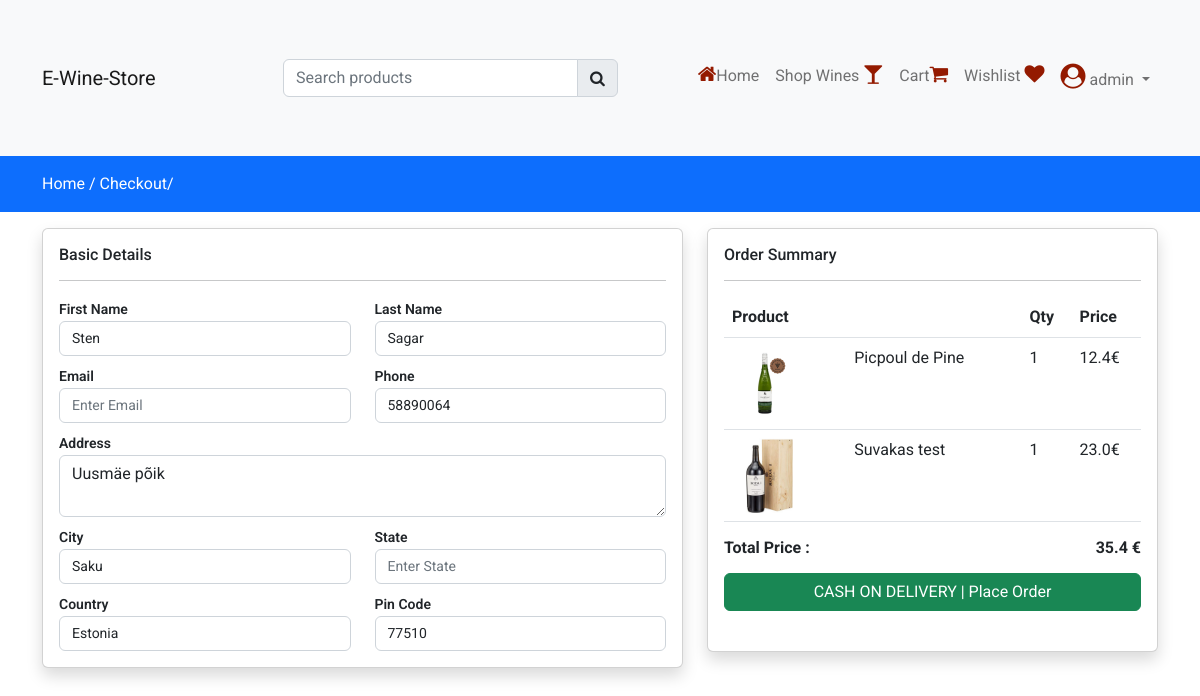
Page /checkout (signed in) on the committed database.
### store/models.py (models this page shows, shortened)
class Profile(models.Model):
    user = models.OneToOneField(User, on_delete=models.CASCADE)
    phone = models.CharField(max_length=50, null=False)
    address = models.TextField(null=False)
    city = models.CharField(max_length=150, null=False)
    country = models.CharField(max_length=150, null=False)
    pincode = models.CharField(max_length=150, null=False)
    created_at = models.DateTimeField(auto_now_add=True)

class Cart(models.Model):
    user = models.ForeignKey(User, on_delete=models.CASCADE)
    product = models.ForeignKey(Product, on_delete=models.CASCADE)
    product_qty = models.IntegerField(null=False, blank=False)
    created_at = models.DateTimeField(auto_now_add=True)

class Product(models.Model):
    category = models.ForeignKey(Category, on_delete=models.CASCADE)
    slug = models.CharField(max_length=150, null=False, blank=False)
    name = models.CharField(max_length=150, null=False, blank=False)
    product_image = models.ImageField(upload_to=get_file_path, null=True, blank=True)
    small_description = models.CharField(max_length=500, null=False, blank=False)
    quantity = models.IntegerField(null=False, blank=False)
    description = models.TextField(max_length=500, null=False, blank=False)
    original_price = models.FloatField(null=False, blank=False)
    selling_price = models.FloatField(null=False, blank=False)
    status = models.BooleanField(default=False, help_text="0=default, 1=Hidden")
    trending = models.BooleanField(default=False, help_text="0=default, 1=Trending")
    tag = models.CharField(max_length=150, null=False, blank=False)
    meta_title = models.CharField(max_length=150, null=False, blank=False)
    meta_keywords = models.CharField(max_length=150, null=False, blank=False)
    meta_description = models.CharField(max_length=500, null=False, blank=False)
    created_at = models.DateTimeField(auto_now=True)

### store/controller/checkout.py (the view)
# urls.py: path('checkout', checkout.index, name="checkout"),
@login_required(login_url='loginpage')
def index(request):
    rawcart = Cart.objects.filter(user=request.user)
    for item in rawcart:
        if item.product_qty > item.product_qty:
            Cart.objects.delete(id=item.id)
    cartitems = Cart.objects.filter(user=request.user)
    total_price = 0
    for item in cartitems:
        total_price = total_price + item.product.selling_price * item.product_qty
    userprofile = Profile.objects.filter(user=request.user).first()
    context = {'cartitems': cartitems, 'total_price': total_price, 'userprofile': userprofile}
    return render(request, "store/checkout.html", context)

### store/templates/store/checkout.html (shortened to what this page needs)
{% extends 'store/layouts/main.html' %}
{% block content %}
<div class="py-3 bg-primary" xmlns="http://www.w3.org/1999/html">
      <div class="container">
      <a class="text-white" href="{% url 'home' %}"> Home /</a>
      <a class="text-white" href="{% url 'checkout' %}"> Checkout/</a>
      </div>
</div>
<div class="container my-3">
    <form action="{% url 'placeorder' %}" method="POST">
        <div class="row">
            <div class="col-md-7 ">
              <div class="card shadow ">
                  <div class="card-body">
                      <h6> Basic Details</h6>
                      <hr>
                      <div class="row checkoutform">
                          <div class="col-md-6">
                              <label> First Name</label>
                              <input type="text" required value="{{request.user.first_name  }}" class="form-control" name="fname" placeholder="Enter First name">
                          </div>
                          <div class="col-md-6">
                              <label> Last Name</label>
                              <input type="text" required value="{{request.user.last_name  }}" class="form-control" name="lname" placeholder="Enter last name">
                          </div>
                           <div class="col-md-6 mt-2">
                              <label> Email</label>
                              <input type="text" required value="{{request.user.email  }}" class="form-control" name="email" placeholder="Enter Email">
                          </div>
                          <div class="col-md-6 mt-2">
                              <label> Phone</label>
                              <input type="text" required value="{{userprofile.phone  }}" class="form-control" name="phone" placeholder="Enter Phone">
                          </div>
                           <div class="col-md-12 mt-2">
                              <label> Address</label>
                              <textarea required  class="form-control" name="address" placeholder="Enter Address">{{userprofile.address  }}</textarea>
                          </div>
                          <div class="col-md-6 mt-2">
                              <label> City</label>
                              <input type="text" required value="{{userprofile.city }}" class="form-control" name="city" placeholder="Enter City">
                          </div>
                           <div class="col-md-6 mt-2">
                              <label> State</label>
                              <input type="text" required value="{{userprofile.state  }}" class="form-control" name="state" placeholder="Enter State">
                          </div>
                          <div class="col-md-6 mt-2">
                              <label> Country</label>
                              <input type="text" required value="{{userprofile.country  }}" class="form-control" name="country" placeholder="Enter Country">
                          </div>
                          <div class="col-md-6 mt-2">
                              <label> Pin Code</label>
                              <input type="text" required value="{{userprofile.pincode  }}" class="form-control" name="pincode" placeholder="Enter Pin Code">
                          </div>
                      </div>
                   </div>
                </div>
            </div>
            <div class="col-md-5">
                  <div class="card shadow">
                      <div class="card-body">
                        <h6>Order Summary</h6>
                        <hr>
                        {% if cartitems  %}
                           <table class="table table-#striped table-#bordered">
                              <thead>
                                    <tr>
                                        <th>Product</th>
                                        <th>
                                        <th>
                                        <th> Qty </th>
                                        <th> Price </th>
                                    </tr>
                              <thead>
                              <tbody>
                                  {% for item in cartitems %}
                                    <tr>
                                        <td>
                                            <img src="{{ item.product.product_image.url}}" height="75px" class="me-2" width="75px" >
                                            <td>
                                            {{item.product.name}}
                                        <td/>
                                        <td> {{ item.product_qty }} </td>
                                        <td> {{ item.product.selling_price  }}€
                                        </td>
                                    </tr>
                                  {% endfor %}
                             </tbody>
                          </table>
                          <h6 class="fw-bold">Total Price :
                              <span class="float-end">{{ total_price |floatformat }} € </span>
                          </h6>
                          <div class="mt-3">
                            <button type="submit" class="btn btn-success w-100">CASH ON DELIVERY | Place Order </button>
                            <br>
                            <br>
                          </div>
                        {%else  %}
                           <h4>Your cart is empty</h4>
                        {%endif  %}
                 </div>
            </div>
        </div>
      </div>
  </form>
</div>
{% endblock content %}

### store/templates/store/inc/navbar.html (shortened to what this page needs)
<nav class="navbar navbar-expand-lg bg-light">
  <div class="container">
    <a class="navbar-brand" href="/">E-Wine-Store</a>
      <div class="search-bar">
       <form action="{% url 'searchproduct' %}" method="POST">
           <div class="input-group ">
            <input type="search" required class="form-control" name="productsearch" id="searchproducts" placeholder="Search products" >
            <button type="submit" class="input-group-text" > <i class="fa fa-search" ></i> </button>
           </div>
        </form>
      </div>
    <div class="py-5 collapse navbar-collapse" id="navbarNav">
      <ul class="navbar-nav ms-auto">
        <li class="nav-item">
          <a class="nav-link {% if request.resolver_match.url_name == 'home' %}active{% endif %} " aria-current="page" href="{% url 'home' %}"><i class="fa fa-home" style="font-size:20px;color:#941A00"></i>Home</a>
        </li>
        <li class="nav-item">
          <a class="nav-link  {% if request.resolver_match.url_name == 'collections' %}active{% endif %} " href="{% url 'collections' %}">Shop Wines <i class="fa fa-glass" style="font-size:20px;color:#941A00"></i> </a>
        </li>
        {% if request.user.is_authenticated %}
          <li class="nav-item">
          <a class="nav-link  {% if request.resolver_match.url_name == 'cart' %}active{% endif %}  " aria-current="page" href="{% url 'cart' %}">Cart<i class="fa fa-shopping-cart" style="font-size:20px;color:#941A00"></i></a>
        </li>
          <li class="nav-item">
          <a class="nav-link  {% if request.resolver_match.url_name == 'wishlist' %}active{% endif %}  " aria-current="page" href="{% url 'wishlist' %}">Wishlist <i class="fa fa-heart" style="font-size:20px;color:#941A00"></i></a>
        </li>
        <li class="nav-item">
         <li class="nav-item dropdown">
          <a class="nav-link dropdown-toggle" href="#" role="button" data-bs-toggle="dropdown" aria-expanded="false">
           <i class="fa fa-user-circle" style="font-size:25px;color:#941A00"></i> {{ request.user }}
          </a>
        </li>
        {% endif %}
      </ul>
    </div>
  </div>
</nav>

### static/css/custom.css (style rules this page uses)
.checkoutform label { font-size:14px !important; font-weight:600; }
.checkoutform input { font-size:14px !important; }
.search-bar { width: 30% !important; margin-left:10%; }

### store/templates/store/layouts/main.html (style rules this page uses)
* { font-family: 'Roboto', sans-serif; }
a { text-decoration: none; color: #000; }

### rows in the picture
Profile: phone "58890064", address "Uusmäe põik", city "Saku", country "Estonia", pincode "77510"
Cart: product.product_image (picture), product.name "Picpoul de Pine", product_qty "1", product.selling_price "12.4"
Cart: product.product_image (picture), product.name "Suvakas test", product_qty "1", product.selling_price "23.0"

### other values in the picture
{{ request.user }} "admin"
{{ total_price |floatformat }} "35.4"
